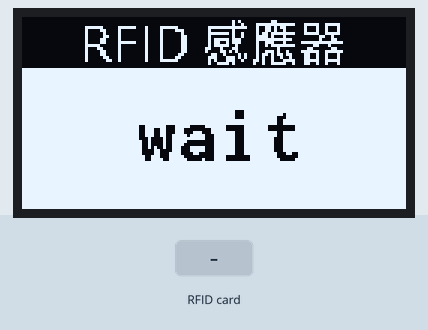
A sketch run on a simulated Arduino Uno, built with avr-gcc and run on an emulated ATmega328P. Parts: 128×64 one-colour display. The test bench sets the inputs (shaded band).

Above: at 1.3 s.
1.4 s: RFID card 5E 7A 19 C4 held to the reader
At 1.8 s:
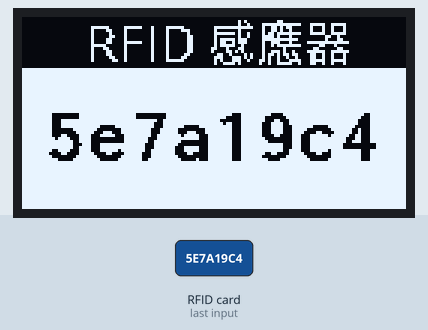
Timing chart, 0 to 4.4 s (numbered marks = the images above; inputs shaded):
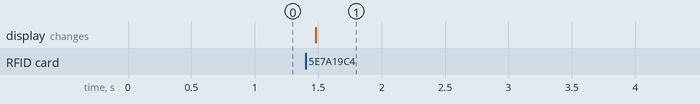

The sketch:

rfid_reader.ino
```cpp
/*
 * OLED
 * VCC --- 5V
 * GND --- GND
 * SCL --- A5
 * SDA --- A4
 *
 * RFID
 * SDA --- D10
 * SCK --- D13
 * MOSI -- D11
 * MISO -- D12
 * GND --- GND
 * RST --- D9
 * 3.3V -- 3.3V
 */
#include <Arduino.h>
#include <U8g2lib.h>
#include <Wire.h>
#include <SPI.h>
#include <MFRC522.h> // 引用程式庫

#define RST_PIN 9 // 讀卡機的重置腳位
#define SS_PIN 10 // 晶片選擇腳位

U8G2_SSD1306_128X64_NONAME_F_SW_I2C u8g2(U8G2_R0, /* clock=*/ SCL, /* data=*/ SDA, /* reset=*/ U8X8_PIN_NONE);
MFRC522 mfrc522(SS_PIN, RST_PIN);

const unsigned char title[] U8X8_PROGMEM= {0x00, 0x00, 0x00, 0x00, 0x00, 0x00, 0x00, 0x00, 0x00, 0x00, 0x00, 0x00,    0x00, 0x00, 0x00, 0x00, 0x00, 0x14, 0x80, 0x01, 0x00, 0x00, 0x00, 0x00,    0x00, 0x00, 0x00, 0x00, 0x24, 0xFC, 0x7F, 0x7C, 0x3E, 0x7E, 0xF0, 0x23,    0xFC, 0x00, 0xFC, 0x7F, 0x64, 0x0D, 0x44, 0x22, 0xC2, 0x10, 0x20, 0x84,    0x03, 0x04, 0x04, 0x64, 0x09, 0x44, 0x22, 0x82, 0x10, 0x20, 0x04, 0x02,    0xFC, 0x25, 0xB4, 0x7F, 0x7C, 0x3E, 0x82, 0x11, 0x20, 0x04, 0x06, 0x04,    0x24, 0xBC, 0x08, 0x80, 0x09, 0xC2, 0x10, 0x20, 0x04, 0x06, 0xF4, 0x1D,    0xFC, 0x3F, 0x80, 0x18, 0xC2, 0xF0, 0x23, 0x04, 0x06, 0x34, 0x1D, 0xE4,    0x08, 0xFE, 0x7F, 0x3E, 0x10, 0x20, 0x04, 0x06, 0xF4, 0x09, 0xA4, 0x7F,    0x60, 0x04, 0x62, 0x10, 0x20, 0x04, 0x06, 0x46, 0x0C, 0x04, 0x02, 0x18,    0x18, 0xC2, 0x10, 0x20, 0x04, 0x06, 0xC2, 0x0A, 0xE4, 0x12, 0x7E, 0x7E,    0xC2, 0x10, 0x20, 0x04, 0x03, 0x98, 0x50, 0xB4, 0x36, 0x4C, 0x22, 0x82,    0x11, 0x20, 0x84, 0x01, 0x1C, 0x57, 0x94, 0x24, 0x4C, 0x22, 0x02, 0x13,    0x20, 0xFC, 0x00, 0x14, 0x27, 0x96, 0x78, 0x7C, 0x3E, 0x00, 0x00, 0x00,    0x00, 0x00, 0xE4, 0x05, 0x92, 0x4F, 0x4C, 0x22, 0x00, 0x00, 0x00, 0x00,    0x00, 0x00, 0x00, 0x00, 0x00, 0x00, 0x00};

void setup() {
  // Serial.begin(9600);
  u8g2.begin();
  SPI.begin();
  mfrc522.PCD_Init(); // 初始化MFRC522讀卡機模組

  u8g2.clearBuffer();
  u8g2.setDrawColor(1);
  u8g2.drawXBMP(20, 0, 88, 17, title);
  u8g2.drawBox(0,17,128,48);
  u8g2.setDrawColor(0);
  u8g2.setFont(u8g2_font_inb16_mr);
  u8g2.drawStr(38,48,"wait");
  u8g2.sendBuffer();
}

void loop() {
  // 確認是否有新卡片
  if (mfrc522.PICC_IsNewCardPresent() && mfrc522.PICC_ReadCardSerial()) {
    byte *id = mfrc522.uid.uidByte; // 取得卡片的UID
    byte idSize = mfrc522.uid.size; // 取得UID的長度

    // 根據卡片回應的SAK值（mfrc522.uid.sak）判斷卡片類型
    MFRC522::PICC_Type piccType = mfrc522.PICC_GetType(mfrc522.uid.sak);

    String readCode = "";
    for (byte i = 0; i < idSize; i++) { // 逐一顯示UID碼
      /*
      Serial.print("id[");
      Serial.print(i);
      Serial.print("]: ");
      Serial.println(id[i], HEX); // 以16進位顯示UID值
      */
      readCode += String(id[i], HEX);

    }
    mfrc522.PICC_HaltA(); // 讓卡片進入停止模式
    u8g2.clearBuffer();
    u8g2.setDrawColor(1);
    u8g2.drawXBMP(22, 0, 88, 17, title);
    u8g2.drawBox(0,17,128,48);
    u8g2.setDrawColor(0);
    u8g2.setFont(u8g2_font_inb16_mr);
    u8g2.drawStr(8,48,readCode.c_str());

    u8g2.sendBuffer();
  }

}
```

Measured:
- after the input at 1.4 s, the display: changes after 0.08 s (image 1)
